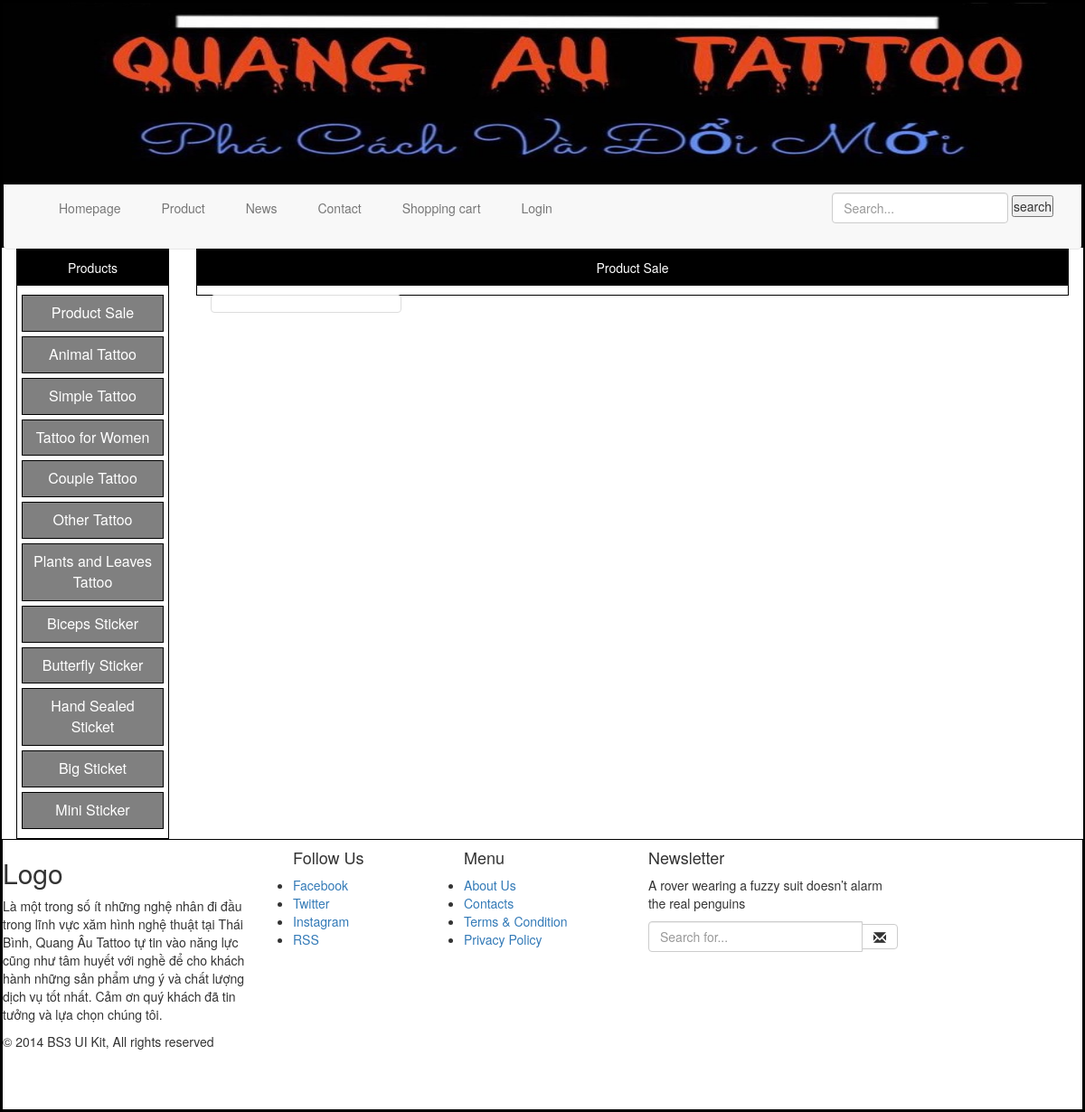
/index.php?xem=detailsofproducttype&id=94, run on the app's committed database.
### tables this page shows
CREATE TABLE `producttype` (
  `id_producttype` int(11) NOT NULL,
  `producttypename` varchar(255) NOT NULL,
  `no` int(100) NOT NULL
);

### modules/left/list.php (the view)
<?php
	$localhostname='localhost';
	$accoutname='root';
	$pass='';
	$database='webquangautattoo';
	$conn=mysqli_connect($localhostname,$accoutname,$pass,$database);
?>
<?php
	$sql_producttype="SELECT * FROM producttype ORDER BY no";
	$query=mysqli_query($conn,$sql_producttype);
?>
<p class="left-titleproduct">Products</p>
    <div class="left-listproduct">
        <ul>
        <?php
			while ($row_product=mysqli_fetch_array($query)){
        ?>
           <li><a href="index.php?xem=detailsofproducttype&id=<?php echo $row_product['id_producttype'] ?>"><button class="left-dropbtn"><?php echo $row_product['producttypename']?></button></a></li>
                      <?php
			}
                      ?>
                    </ul>
               </div>

### modules/right/detailsofproducttype.php (shortened to what this page needs)
<?php
	$localhostname='localhost';
	$accoutname='root';
	$pass='';
	$database='webquangautattoo';
	$conn=mysqli_connect($localhostname,$accoutname,$pass,$database);
?>
<?php
	$id=$_GET['id'];
	$sql_producttype="SELECT *FROM producttype WHERE id_producttype='$id'";
	$query_producttype=mysqli_query($conn,$sql_producttype);
	$row_producttype=mysqli_fetch_array($query_producttype);
?>
<div><p class="right-titleproduct"><?php echo $row_producttype['producttypename'] ?></p></div>
<div class="allproduct">
    <div class="col-lg-3 col-xs-6 col-sm-4">
        <div class="thumbnail">
	</div>
</div>
</div>

### style/css.css (style rules this page uses)
* { padding: 0; margin: 0; }
.left-titleproduct { text-align: center; color:#FFF; padding: 10px; background:#000; }
.left-listproduct ul { width: 100%; height: auto; list-style:none; }
.left-listproduct ul li { margin-left: 10px; margin: 5px; }
.left-listproduct ul li a { color:#000; text-decoration: underline; }
.left-dropbtn { background-color:grey; color: white; padding: 8px; font-size: 16px; border:1px solid #000; display: inline-block; width: 100%; }
.right-titleproduct { text-align: center; color:#FFF; padding: 10px; background:#000; margin-top:0px; }

### data on the page
producttype: producttypename "Product Sale"
producttype: producttypename "Animal Tattoo"
producttype: producttypename "Simple Tattoo"
producttype: producttypename "Tattoo for Women"
producttype: producttypename "Couple Tattoo"
producttype: producttypename "Other Tattoo"
producttype: producttypename "Plants and Leaves Tattoo"
producttype: producttypename "Biceps Sticker"
producttype: producttypename "Butterfly Sticker"
producttype: producttypename "Hand Sealed Sticket"
producttype: producttypename "Big Sticket"
producttype: producttypename "Mini Sticker"
